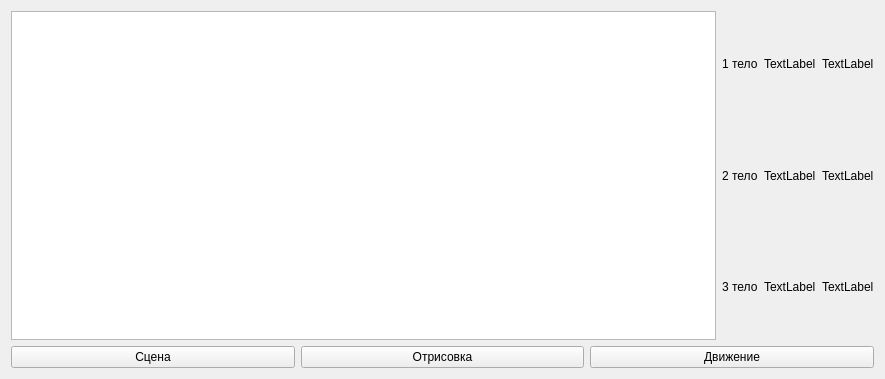
<?xml version="1.0" encoding="UTF-8"?>
<ui version="4.0">
 <class>Widget2</class>
 <widget class="QWidget" name="Widget2">
  <property name="geometry">
   <rect>
    <x>0</x>
    <y>0</y>
    <width>885</width>
    <height>379</height>
   </rect>
  </property>
  <property name="windowTitle">
   <string>3 тела</string>
  </property>
  <layout class="QVBoxLayout" name="verticalLayout">
   <item>
    <layout class="QHBoxLayout" name="horizontalLayout_2">
     <item>
      <widget class="QGraphicsView" name="graphicsView"/>
     </item>
     <item>
      <layout class="QGridLayout" name="gridLayout">
       <item row="1" column="1">
        <widget class="QLabel" name="label2">
         <property name="text">
          <string>TextLabel</string>
         </property>
        </widget>
       </item>
       <item row="2" column="0">
        <widget class="QLabel" name="label_6">
         <property name="text">
          <string>3 тело</string>
         </property>
        </widget>
       </item>
       <item row="0" column="0">
        <widget class="QLabel" name="label_4">
         <property name="text">
          <string>1 тело</string>
         </property>
        </widget>
       </item>
       <item row="2" column="1">
        <widget class="QLabel" name="label3">
         <property name="text">
          <string>TextLabel</string>
         </property>
        </widget>
       </item>
       <item row="2" column="2">
        <widget class="QLabel" name="label6">
         <property name="text">
          <string>TextLabel</string>
         </property>
        </widget>
       </item>
       <item row="0" column="1">
        <widget class="QLabel" name="label1">
         <property name="text">
          <string>TextLabel</string>
         </property>
        </widget>
       </item>
       <item row="1" column="0">
        <widget class="QLabel" name="label_5">
         <property name="text">
          <string>2 тело</string>
         </property>
        </widget>
       </item>
       <item row="1" column="2">
        <widget class="QLabel" name="label5">
         <property name="text">
          <string>TextLabel</string>
         </property>
        </widget>
       </item>
       <item row="0" column="2">
        <widget class="QLabel" name="label4">
         <property name="text">
          <string>TextLabel</string>
         </property>
        </widget>
       </item>
      </layout>
     </item>
    </layout>
   </item>
   <item>
    <layout class="QHBoxLayout" name="horizontalLayout">
     <item>
      <widget class="QPushButton" name="pushButton_3">
       <property name="text">
        <string>Сцена</string>
       </property>
      </widget>
     </item>
     <item>
      <widget class="QPushButton" name="pushButton">
       <property name="text">
        <string>Отрисовка</string>
       </property>
      </widget>
     </item>
     <item>
      <widget class="QPushButton" name="pushButton_2">
       <property name="text">
        <string>Движение</string>
       </property>
      </widget>
     </item>
    </layout>
   </item>
  </layout>
 </widget>
 <resources/>
 <connections/>
</ui>
